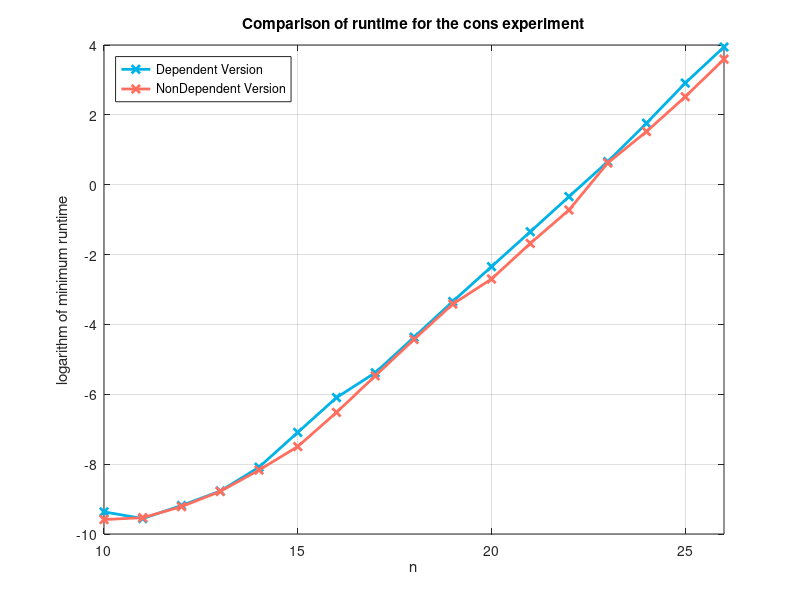

Write MATLAB code to recreate this figure.
consdep = [
0.0015149117
0.0013270378
0.0017199516
0.0022890568
0.0036771297
0.0073361397
0.0146319866
0.0239620209
0.0485229492
0.0985090733
0.1968240738
0.3931620121
0.7896118164
1.5812420845
3.388256073
7.5215089321
15.3729770184
];

consndep = [
0.0013010502
0.001349926
0.001680851
0.0022740364
0.0034711361
0.0055379868
0.0109069347
0.0225300789
0.0463981628
0.0935370922
0.1539649963
0.3117451668
0.6055400372
1.5395009518
2.8728880882
5.7295758724
12.0790381432
];

n = [
10
11
12
13
14
15
16
17
18
19
20
21
22
23
24
25
26
];

figure 

plot(n, log2(consdep), '-x', 'Color', [0, 0.7, 0.9], 'LineWidth', 2,
     n, log2(consndep), '-x', 'Color', [1, 0.43, 0.37], 'LineWidth', 2) 

grid on

xlim([10 26])
title('Comparison of runtime for the cons experiment')
xlabel('n')
ylabel('logarithm of minimum runtime')
legend('Dependent Version', 'NonDependent Version', 'Location', 'northwest')

print -color -dtex consexp.tex
